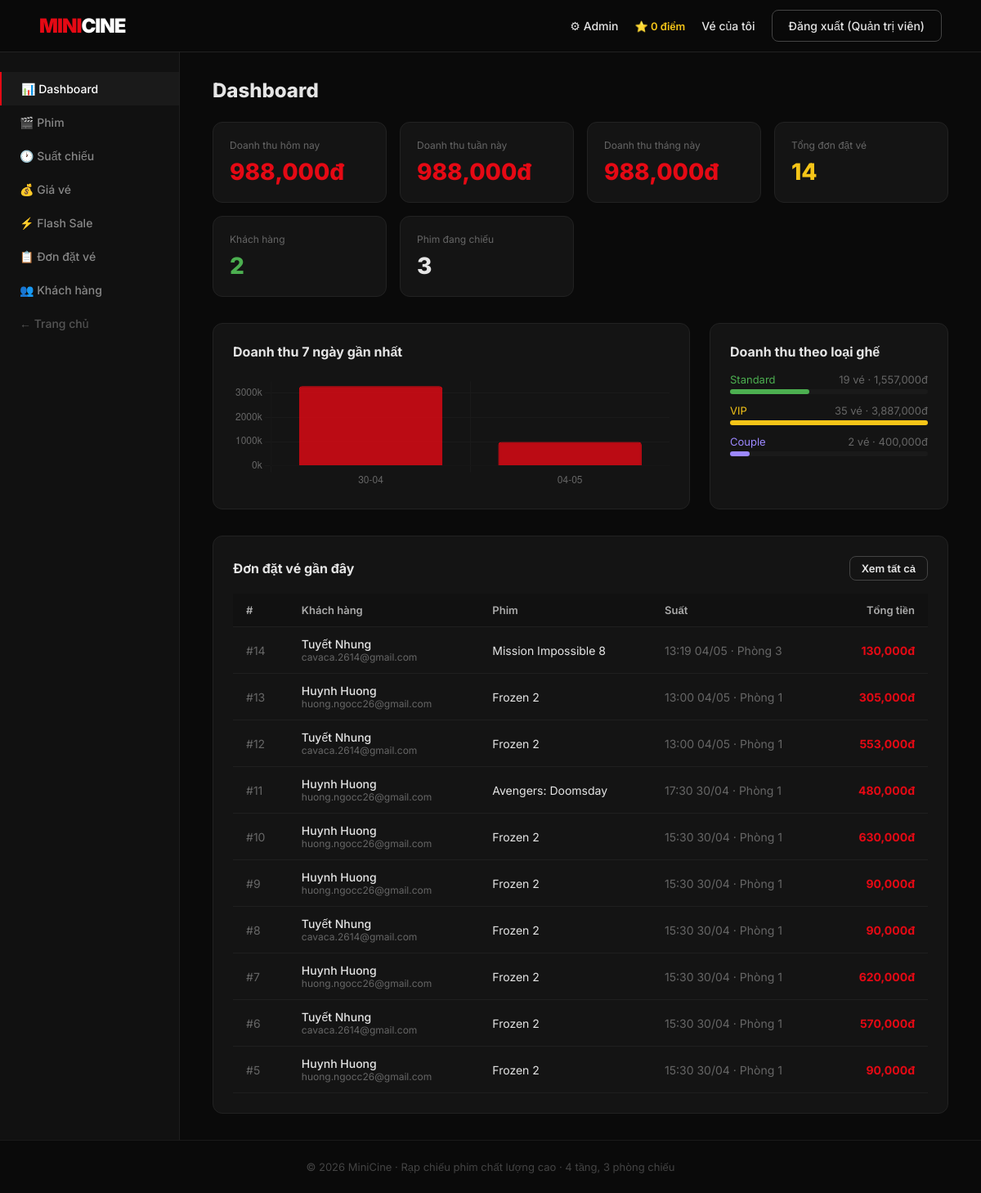
The app's page /admin/index.php (signed in) with its own data.
### tables this page shows
CREATE TABLE `tblbookings` (
  `id` int(10) UNSIGNED NOT NULL,
  `user_id` int(10) UNSIGNED NOT NULL,
  `show_id` int(10) UNSIGNED NOT NULL,
  `total_price` decimal(12,0) NOT NULL DEFAULT 0,
  `payment_status` enum('pending','paid','cancelled') NOT NULL DEFAULT 'pending',
  `qr_code` varchar(100) DEFAULT NULL,
  `created_at` datetime NOT NULL DEFAULT current_timestamp()
);

CREATE TABLE `tblusers` (
  `id` int(10) UNSIGNED NOT NULL,
  `email` varchar(191) NOT NULL,
  `password_hash` varchar(255) NOT NULL,
  `full_name` varchar(120) NOT NULL DEFAULT '',
  `role` enum('customer','admin') NOT NULL DEFAULT 'customer',
  `email_verified` tinyint(1) NOT NULL DEFAULT 0,
  `verify_token` varchar(64) DEFAULT NULL,
  `reset_token` varchar(64) DEFAULT NULL,
  `reset_expires` datetime DEFAULT NULL,
  `total_points` int(11) NOT NULL DEFAULT 0,
  `created_at` datetime NOT NULL DEFAULT current_timestamp()
);

CREATE TABLE `tblmovies` (
  `id` int(10) UNSIGNED NOT NULL,
  `title` varchar(255) NOT NULL,
  `description` text DEFAULT NULL,
  `genre` varchar(100) DEFAULT NULL,
  `duration_min` smallint(5) UNSIGNED NOT NULL DEFAULT 90,
  `poster_url` varchar(255) DEFAULT NULL,
  `trailer_url` varchar(255) DEFAULT NULL,
  `status` enum('showing','upcoming','ended') NOT NULL DEFAULT 'upcoming',
  `created_at` datetime NOT NULL DEFAULT current_timestamp()
);

CREATE TABLE `tblshows` (
  `id` int(10) UNSIGNED NOT NULL,
  `movie_id` int(10) UNSIGNED NOT NULL,
  `room_id` tinyint(3) UNSIGNED NOT NULL,
  `start_time` datetime NOT NULL,
  `end_time` datetime NOT NULL
);

CREATE TABLE `tblrooms` (
  `id` tinyint(3) UNSIGNED NOT NULL,
  `floor` tinyint(3) UNSIGNED NOT NULL,
  `name` varchar(50) NOT NULL
);

### admin/index.php (the view, shortened to what this page needs)
<?php
require_once __DIR__ . '/../includes/layout.php';
$db = db();
$today    = date('Y-m-d');
$thisWeek = date('Y-m-d', strtotime('monday this week'));
$thisMonth= date('Y-m-01');
function revenue(mysqli $db, string $from, string $to = null): int {
    $to = $to ?: date('Y-m-d');
    $r = $db->query("
        SELECT COALESCE(SUM(total_price),0) v FROM tblBookings
        WHERE payment_status='paid'
        AND DATE(created_at) BETWEEN '{$from}' AND '{$to}'
    ")->fetch_assoc();
    return (int)$r['v'];
}
$revToday  = revenue($db, $today);
$revWeek   = revenue($db, $thisWeek);
$revMonth  = revenue($db, $thisMonth);
$totalBook = (int)$db->query("SELECT COUNT(*) v FROM tblBookings WHERE payment_status='paid'")->fetch_assoc()['v'];
$totalUsers= (int)$db->query("SELECT COUNT(*) v FROM tblUsers WHERE role='customer'")->fetch_assoc()['v'];
$totalMovies=(int)$db->query("SELECT COUNT(*) v FROM tblMovies WHERE status='showing'")->fetch_assoc()['v'];
$seatRev = $db->query("
    SELECT s.type, SUM(bi.price) as rev, COUNT(*) as cnt
    FROM tblBookingItems bi JOIN tblSeats s ON s.id=bi.seat_id
    GROUP BY s.type
")->fetch_all(MYSQLI_ASSOC);
$recent = $db->query("
    SELECT b.id, b.total_price, b.created_at, u.full_name, u.email,
           m.title as movie_title, r.name as room_name, s.start_time
    FROM tblBookings b
    JOIN tblUsers  u ON u.id = b.user_id
    JOIN tblShows  s ON s.id = b.show_id
    JOIN tblMovies m ON m.id = s.movie_id
    JOIN tblRooms  r ON r.id = s.room_id
    WHERE b.payment_status='paid'
    ORDER BY b.created_at DESC LIMIT 10
")->fetch_all(MYSQLI_ASSOC);
$daily = $db->query("
    SELECT DATE(created_at) as d, SUM(total_price) as rev
    FROM tblBookings WHERE payment_status='paid'
      AND created_at >= DATE_SUB(NOW(), INTERVAL 7 DAY)
    GROUP BY DATE(created_at) ORDER BY d ASC
")->fetch_all(MYSQLI_ASSOC);
?>
<div class="admin-layout">
<?php include __DIR__ . '/sidebar.php'; ?>
<div class="admin-content">
  <h1 style="font-size:24px;font-weight:800;margin-bottom:24px">Dashboard</h1>
  <div class="stats-grid">
    <div class="stat-card"><div class="label">Doanh thu hôm nay</div><div class="value red"><?= number_format($revToday) ?>đ</div></div>
    <div class="stat-card"><div class="label">Doanh thu tuần này</div><div class="value red"><?= number_format($revWeek) ?>đ</div></div>
    <div class="stat-card"><div class="label">Doanh thu tháng này</div><div class="value red"><?= number_format($revMonth) ?>đ</div></div>
    <div class="stat-card"><div class="label">Tổng đơn đặt vé</div><div class="value gold"><?= number_format($totalBook) ?></div></div>
    <div class="stat-card"><div class="label">Khách hàng</div><div class="value green"><?= number_format($totalUsers) ?></div></div>
    <div class="stat-card"><div class="label">Phim đang chiếu</div><div class="value"><?= $totalMovies ?></div></div>
  </div>
  <div style="display:grid;grid-template-columns:2fr 1fr;gap:24px;margin-bottom:32px">
    <div class="card">
      <div class="card-body">
        <div style="font-weight:700;margin-bottom:16px">Doanh thu 7 ngày gần nhất</div>
        <canvas id="revenueChart" height="80"></canvas>
      </div>
    </div>
    <div class="card">
      <div class="card-body">
        <div style="font-weight:700;margin-bottom:16px">Doanh thu theo loại ghế</div>
        <?php foreach ($seatRev as $sr):
          $color = match($sr['type']) { 'vip'=>'#f5c518','couple'=>'#9c88ff',default=>'#4caf50' };
          $label = match($sr['type']) { 'vip'=>'VIP','couple'=>'Couple',default=>'Standard' };
        ?>
        <div style="margin-bottom:12px">
          <div style="display:flex;justify-content:space-between;font-size:13px;margin-bottom:4px">
            <span style="color:<?= $color ?>"><?= $label ?></span>
            <span class="text-muted"><?= $sr['cnt'] ?> vé · <?= number_format($sr['rev']) ?>đ</span>
          </div>
          <div style="background:#1a1a1a;border-radius:4px;height:6px">
            <div style="background:<?= $color ?>;height:6px;border-radius:4px;
              width:<?= $seatRev ? min(100, round($sr['rev'] / max(array_column($seatRev,'rev')) * 100)) : 0 ?>%"></div>
          </div>
        </div>
        <?php endforeach; ?>
      </div>
    </div>
  </div>
  <div class="card">
    <div class="card-body">
      <div style="display:flex;justify-content:space-between;align-items:center;margin-bottom:16px">
        <div style="font-weight:700">Đơn đặt vé gần đây</div>
        <a href="<?= APP_URL ?>/admin/bookings.php" class="btn btn-outline btn-sm">Xem tất cả</a>
      </div>
      <div class="table-wrap">
        <table>
          <thead><tr><th>#</th><th>Khách hàng</th><th>Phim</th><th>Suất</th><th style="text-align:right">Tổng tiền</th></tr></thead>
          <tbody>
            <?php foreach ($recent as $b): ?>
            <tr>
              <td class="text-muted">#<?= $b['id'] ?></td>
              <td>
                <div style="font-weight:500"><?= htmlspecialchars($b['full_name']) ?></div>
                <div class="text-muted" style="font-size:12px"><?= htmlspecialchars($b['email']) ?></div>
              </td>
              <td><?= htmlspecialchars($b['movie_title']) ?></td>
              <td class="text-muted"><?= date('H:i d/m', strtotime($b['start_time'])) ?> · <?= $b['room_name'] ?></td>
              <td style="text-align:right;font-weight:700;color:#e50914"><?= number_format($b['total_price']) ?>đ</td>
            </tr>
            <?php endforeach; ?>
          </tbody>
        </table>
      </div>
    </div>
  </div>
</div>
</div>
<script>
const labels = <?= json_encode(array_column($daily, 'd')) ?>;
const data   = <?= json_encode(array_map(fn($r) => (int)$r['rev'], $daily)) ?>;
new Chart(document.getElementById('revenueChart'), {
  type: 'bar',
  data: {
    labels: labels.map(d => new Date(d).toLocaleDateString('vi-VN',{day:'2-digit',month:'2-digit'})),
    datasets: [{
      label: 'Doanh thu',
      data,
      backgroundColor: '#e50914cc',
      borderColor: '#e50914',
      borderWidth: 1,
      borderRadius: 4,
    }]
  },
  options: {
    responsive: true,
    plugins: { legend: { display: false } },
    scales: {
      x: { ticks: { color: '#666' }, grid: { color: '#1a1a1a' } },
      y: { ticks: { color: '#666', callback: v => (v/1000)+'k' }, grid: { color: '#1a1a1a' } }
    }
  }
});
</script>

### assets/css/main.css (style rules this page uses)
*, *::before, *::after { box-sizing: border-box; margin: 0; padding: 0; }
html { font-size: 16px; scroll-behavior: smooth; }
body { font-family: "Inter", sans-serif; background: #0a0a0a; color: #e5e5e5; min-height: 100vh; display: flex; flex-direction: column; }
a { color: #e50914; text-decoration: none; }
.btn { display: inline-flex; align-items: center; gap: 8px; padding: 10px 20px; border-radius: 8px; font-size: 14px; font-weight: 600; cursor: pointer; border: none; transition: all 0.15s; text-decoration: none !important; }
.btn-outline { background: transparent; color: #e5e5e5; border: 1px solid #444; }
.btn-sm { padding: 6px 14px; font-size: 13px; }
.card { background: #141414; border: 1px solid #222; border-radius: 12px; overflow: hidden; }
.card-body { padding: 24px; }
.table-wrap { overflow-x: auto; }
table { width: 100%; border-collapse: collapse; }
th, td { padding: 12px 16px; text-align: left; border-bottom: 1px solid #1f1f1f; font-size: 14px; }
th { font-weight: 600; color: #aaa; font-size: 13px; background: #111; }
.admin-layout { display: flex; min-height: calc(100vh - 64px); }
.admin-content { flex: 1; padding: 32px 40px; overflow-x: auto; }
.stats-grid { display: grid; grid-template-columns: repeat(auto-fit, minmax(180px, 1fr)); gap: 16px; margin-bottom: 32px; }
.stat-card { background: #141414; border: 1px solid #222; border-radius: 12px; padding: 20px; }
.stat-card .label { font-size: 12px; color: #666; margin-bottom: 8px; }
.stat-card .value { font-size: 28px; font-weight: 800; }
.stat-card .red { color: #e50914; }
.stat-card .gold { color: #f5c518; }
.stat-card .green { color: #4caf50; }
.text-muted { color: #666; }

### records on screen
tblbookings: id "14", user.full_name "Tuyết Nhung", user.email "cavaca.2614@gmail.com", tblmovies.title "Mission Impossible 8", show.start_time "13:19 04/05", tblrooms.name "Phòng 3", total_price "130,000"
tblbookings: id "13", user.full_name "Huynh Huong", user.email "huong.ngocc26@gmail.com", tblmovies.title "Frozen 2", show.start_time "13:00 04/05", tblrooms.name "Phòng 1", total_price "305,000"
tblbookings: id "12", user.full_name "Tuyết Nhung", user.email "cavaca.2614@gmail.com", tblmovies.title "Frozen 2", show.start_time "13:00 04/05", tblrooms.name "Phòng 1", total_price "553,000"
tblbookings: id "11", user.full_name "Huynh Huong", user.email "huong.ngocc26@gmail.com", tblmovies.title "Avengers: Doomsday", show.start_time "17:30 30/04", tblrooms.name "Phòng 1", total_price "480,000"
tblbookings: id "10", user.full_name "Huynh Huong", user.email "huong.ngocc26@gmail.com", tblmovies.title "Frozen 2", show.start_time "15:30 30/04", tblrooms.name "Phòng 1", total_price "630,000"
tblbookings: id "9", user.full_name "Huynh Huong", user.email "huong.ngocc26@gmail.com", tblmovies.title "Frozen 2", show.start_time "15:30 30/04", tblrooms.name "Phòng 1", total_price "90,000"
tblbookings: id "8", user.full_name "Tuyết Nhung", user.email "cavaca.2614@gmail.com", tblmovies.title "Frozen 2", show.start_time "15:30 30/04", tblrooms.name "Phòng 1", total_price "90,000"
tblbookings: id "7", user.full_name "Huynh Huong", user.email "huong.ngocc26@gmail.com", tblmovies.title "Frozen 2", show.start_time "15:30 30/04", tblrooms.name "Phòng 1", total_price "620,000"
tblbookings: id "6", user.full_name "Tuyết Nhung", user.email "cavaca.2614@gmail.com", tblmovies.title "Frozen 2", show.start_time "15:30 30/04", tblrooms.name "Phòng 1", total_price "570,000"
tblbookings: id "5", user.full_name "Huynh Huong", user.email "huong.ngocc26@gmail.com", tblmovies.title "Frozen 2", show.start_time "15:30 30/04", tblrooms.name "Phòng 1", total_price "90,000"

### other values on screen
$pts "0"
$name "Quản trị viên"
$revToday "988,000"
$revWeek "988,000"
$revMonth "988,000"
$totalBook "14"
$totalUsers "2"
$totalMovies "3"
$label "Standard"
$sr['cnt'] "19"
$sr['rev'] "1,557,000"
$label "VIP"
$sr['cnt'] "35"
$sr['rev'] "3,887,000"
$label "Couple"
